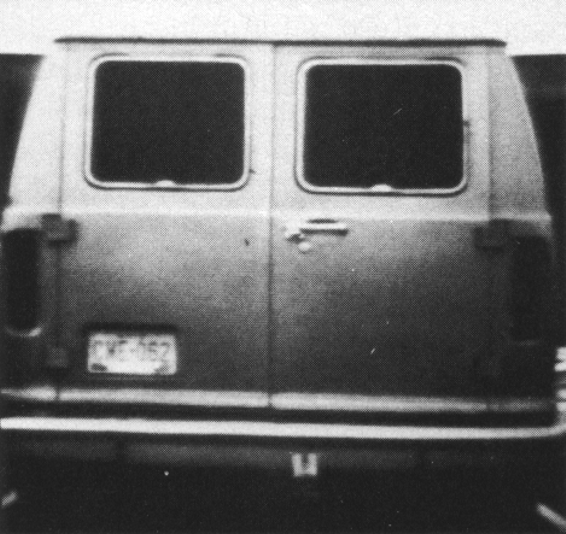
#> input picture Edge Linking/van-rear.tif, 566 x 534 px
$ jupyter execute 'Edge Linking.ipynb'
#> lines starting #> are read from the running program, lines starting #| are printed output that depends on the picture; after the words box and inside, x2 and y2 are one past the last pixel; in counts of white or black regions, pixels touching at a corner belong together
# <span style='background:black'><span style='color:Cyan'> <span style='font-family:"Times New Roman"'>Edge Linking

# <span style='font-family:"Times New Roman"'> Loading Required Modules:

[cell 1]
import matplotlib.image as mpimg
import matplotlib.pyplot as plt
import scipy.ndimage as ndimage
import numpy as np
import math

# <span style='font-family:"Times New Roman"'> Reading Image:

[cell 2]
I = mpimg.imread('van-rear.tif')
#> I is the input picture: shape (534, 566); min 26, max 255, mean 106.1
I = I/255

[cell 3]
fig = plt.figure(figsize=(8, 8))
img=plt.imshow(I,cmap='gray')
plt.axis('off')
plt.colorbar()
plt.title('Original Image (Scaled)', fontsize = 16)
plt.show()
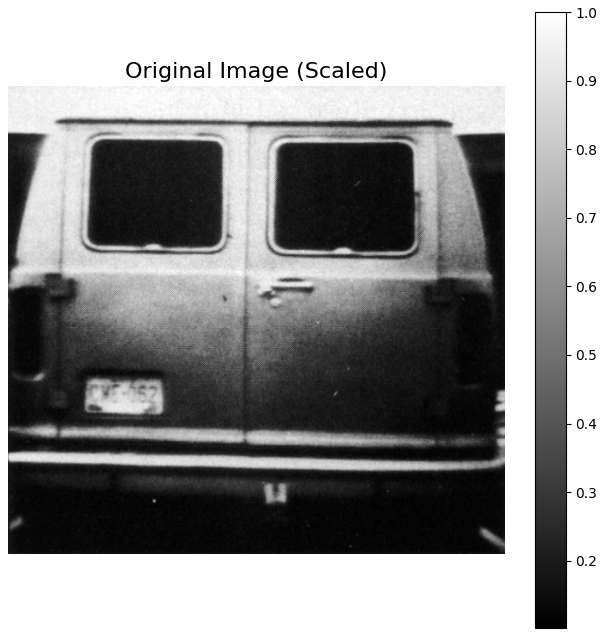
#> figure drawn by matplotlib, 2 panels

# <span style='font-family:"Times New Roman"'> Computing Gradient Magnitude and Angle Using the Sobel masks:

[cell 4]
sobel_horiz = np.array([[-1, -2, -1],[0, 0, 0],[1, 2, 1]])
sobel_vert = np.array([[-1, 0, 1],[-2, 0, 2],[-1, 0, 1]])

[cell 5]
gx = ndimage.convolve(I, sobel_horiz)
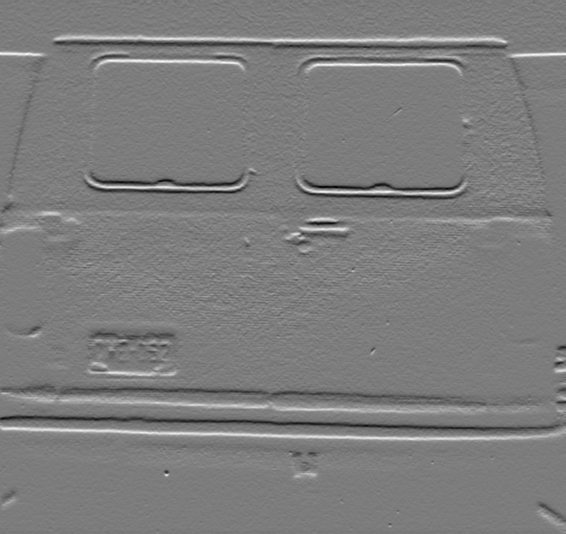
#> gx: shape (534, 566) float64; min -1.99, max 2.08, mean 0.0117; drawn with min black and max white
gy = ndimage.convolve(I, sobel_vert)
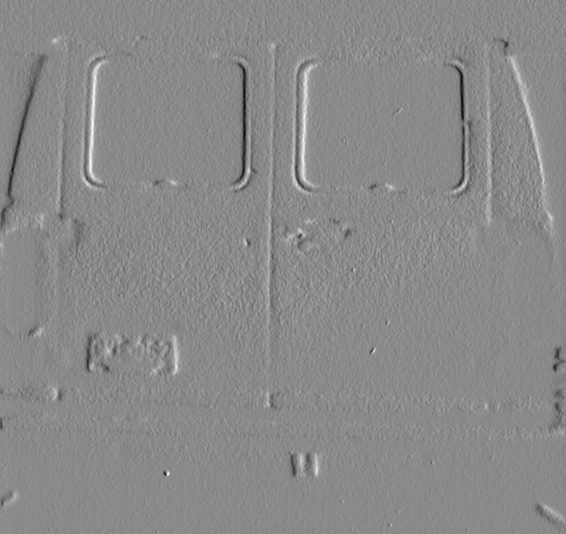
#> gy: shape (534, 566) float64; min -1.89, max 1.6, mean -0.000602; drawn with min black and max white

[cell 6]
M = np.sqrt(gx**2 + gy**2)
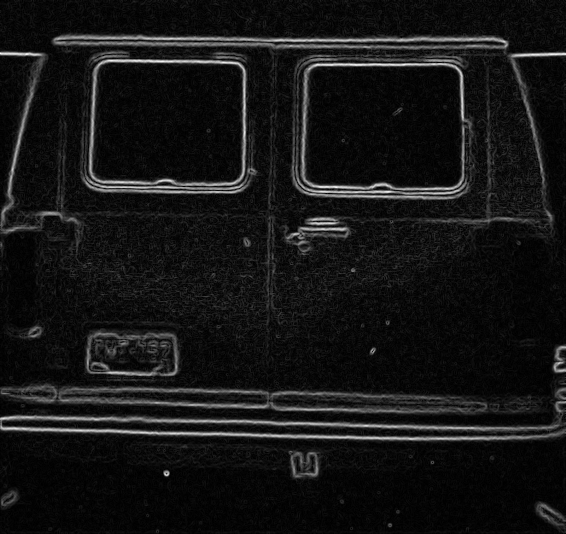
#> M: shape (534, 566) float64; min 0, max 2.1, mean 0.177; drawn with min black and max white
alpha = np.arctan(gy/(gx+0.000001))
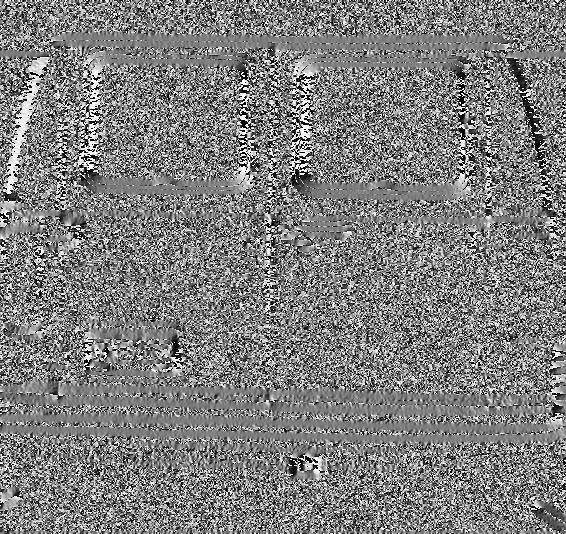
#> alpha: shape (534, 566) float64; min -1.57, max 1.57, mean -0.000636; drawn with min black and max white

[cell 7]
fig = plt.figure(figsize=(8, 8))
img=plt.imshow(M,cmap='gray')
plt.axis('off')
plt.title('Gradient Magnitude of Image', fontsize = 16)
plt.show()

[cell 8]
fig = plt.figure(figsize=(8, 8))
img=plt.imshow(alpha,cmap='gray')
plt.axis('off')
plt.title('Gradient Angle of Image', fontsize = 16)
plt.show()

<span style='font-family:"Times New Roman"'>The gradient magnitude image has most of the properties of image clearly. Information regarding edges, are visible in this image. Boundaries of rear windows, license plate, and rear bumper are visible.

<span style='font-family:"Times New Roman"'>Not too much information can be found in gradient angle image. However, most horizontal edges as well as some vertical lines (not all of them) are sharpened in this image. Also, commenting about features of this image is not possible compared to gradient image.

# <span style='font-family:"Times New Roman"'> Coding step 2 of the algorithm described on page 798 of the textbook:

[cell 9]
A = 0
TA = 45
alphadeg = np.rad2deg(alpha)

[cell 10]
gh = np.zeros(I.shape)
gh = np.where((M > 0.3 * np.max(M)) & ((alphadeg >= A - TA) & (alphadeg <= A + TA) ), 1, gh)
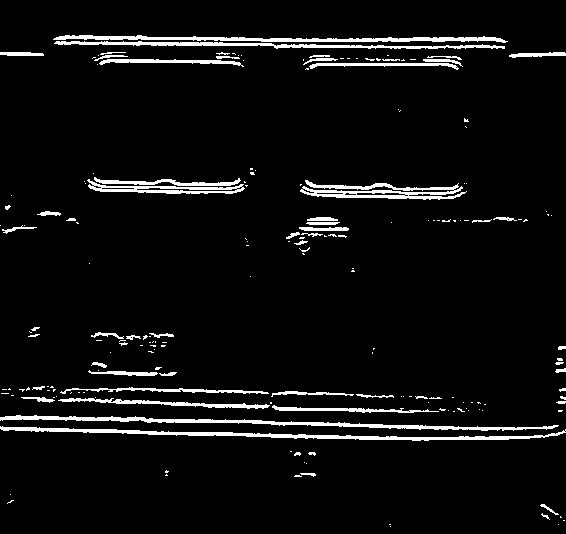
#> gh: shape (534, 566) float64; values 0 (black) and 1 (white), 5.3% white; 192 white regions (136 under 20 px), largest, box (x1, y1, x2, y2) and area: (0, 426, 566, 441) 2005, (0, 415, 559, 431) 1956, (53, 35, 508, 43) 1662

[cell 11]
fig = plt.figure(figsize=(8, 8))
img=plt.imshow(gh,cmap='gray')
plt.axis('off')
plt.title('gh', fontsize = 16)
plt.show()

[cell 12]
A = 90
gv = np.zeros(I.shape)
gv = np.where((M > 0.3 * np.max(M)) & (np.abs(alphadeg) >= A - TA) , 1, gv)
#> gv: shape (534, 566) float64; values 0 (black) and 1 (white), 1.1% white; 154 white regions (133 under 20 px), largest, box (x1, y1, x2, y2) and area: (7, 78, 36, 206) 452, (301, 67, 311, 183) 425, (89, 63, 101, 180) 423

[cell 13]
fig = plt.figure(figsize=(8, 8))
img=plt.imshow(gv,cmap='gray')
plt.axis('off')
plt.title('gv', fontsize = 16)
plt.show()

<span style='font-family:"Times New Roman"'> `gh` and `gv` are displayed, respectively. As expected, `gh` contains information (edges) about horizontal lines and `gv` contains information about vertical lines. Also, the algorithm has done a good job in detecting edges in both directions. Also, discontinuities are present in both images which shows the need for connecting these smalls gaps.

#  <span style='font-family:"Times New Roman"'> Connecting horizontal pixels using step 3 of the algorithm on page 798 of the textbook:

[cell 14]
L = 25                                                #Length of selected line
gh_conn = np.zeros(I.shape)
for r in range (534):
    for c in range(566):
        a = gh[r,c:c+L]
        start, end = a.argmax(), a[::-1].argmax() + 1
        if a[start]==1:
            a[start:-end] = 1
        gh_conn[r,c:c+25] = a
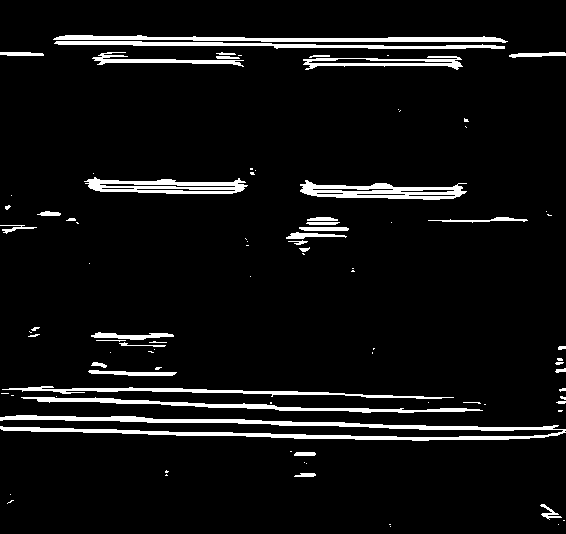
#> gh_conn: shape (534, 566) float64; values 0 (black) and 1 (white), 6.3% white; 92 white regions (52 under 20 px), largest, box (x1, y1, x2, y2) and area: (0, 415, 566, 441) 4425, (53, 35, 508, 43) 1883, (300, 180, 467, 200) 1734

[cell 15]
fig = plt.figure(figsize=(8, 8))
img=plt.imshow(gh_conn,cmap='gray')
plt.axis('off')
plt.title('gh_conn', fontsize = 16)
plt.show()

<span style='font-family:"Times New Roman"'> The implemented technique has performed satisfactorily to fill small gaps between horizontal edge pixels. This performance can be seen in upper horizontal edge of rear window. By inspecting `gh` and `gh_conn`, it can be seen that the gaps are filled as expected.

# <span style='font-family:"Times New Roman"'> Connecting vertical  pixels using step 3 of the algorithm on page 798 of the textbook:

[cell 16]
gv_T=gv.T
#> gv_T: shape (566, 534) float64; values 0 (black) and 1 (white), 1.1% white; 154 white regions (133 under 20 px), largest, box (x1, y1, x2, y2) and area: (78, 7, 206, 36) 452, (67, 301, 183, 311) 425, (63, 89, 180, 101) 423
gv_conn = np.zeros(gv_T.shape)
for r in range (566):
    for c in range(534):
        a = gv_T[r,c:c+L]
        start, end = a.argmax(), a[::-1].argmax() + 1
        if a[start]==1:
            a[start:-end] = 1
        gv_conn[r,c:c+25] = a
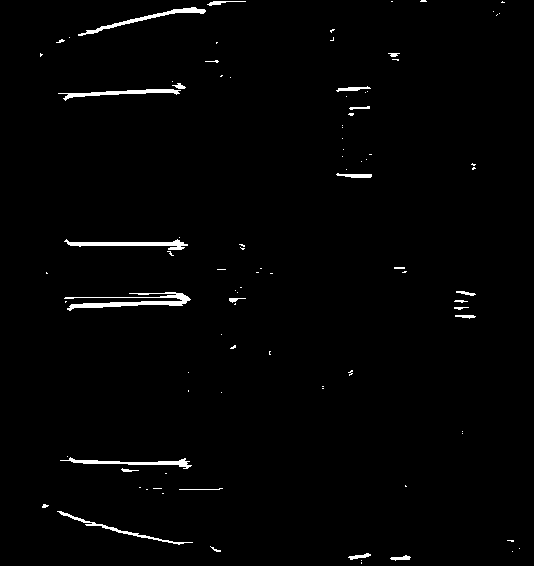
#> gv_conn: shape (566, 534) float64; values 0 (black) and 1 (white), 1.4% white; 94 white regions (71 under 20 px), largest, box (x1, y1, x2, y2) and area: (64, 292, 191, 311) 815, (64, 239, 188, 250) 545, (78, 7, 206, 36) 492
gv_conn = gv_conn.T
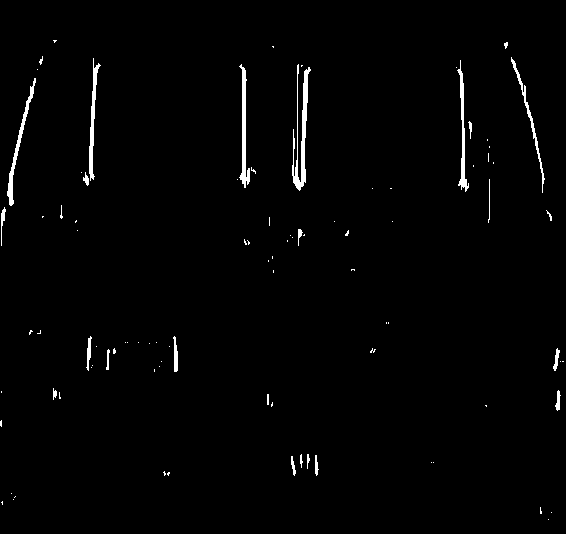
#> gv_conn: shape (534, 566) float64; values 0 (black) and 1 (white), 1.4% white; 94 white regions (71 under 20 px), largest, box (x1, y1, x2, y2) and area: (292, 64, 311, 191) 815, (239, 64, 250, 188) 545, (7, 78, 36, 206) 492

[cell 17]
fig = plt.figure(figsize=(8, 8))
img=plt.imshow(gv_conn,cmap='gray')
plt.axis('off')
plt.title('gv_conn', fontsize = 16)
plt.show()

<span style='font-family:"Times New Roman"'> After rotating the image 90 degrees, same algorithm has been used. Again, the algorithm did a good job by filling the gaps between pixel values of one. By comparing license plate on `gv` and `gv_conn`, the performance of the algorithm can be examined. As it is displayed, the vertical line around license plate are much more visible and thickened compared to ‘gv’.

# <span style='font-family:"Times New Roman"'> Using logical operator to generate final representation of image with edges:

[cell 18]
LOR = np.zeros(I.shape)
LOR = np.where((gv_conn == 1) | (gh_conn == 1) , 1, LOR)
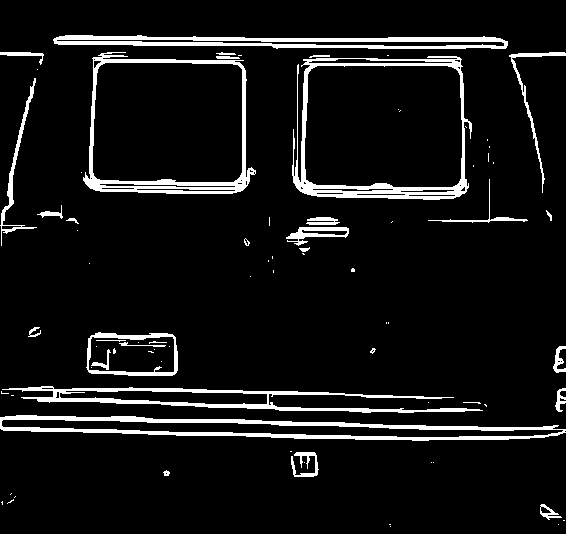
#> LOR: shape (534, 566) float64; values 0 (black) and 1 (white), 7.7% white; 80 white regions (49 under 20 px), largest, box (x1, y1, x2, y2) and area: (0, 415, 566, 441) 4435, (292, 56, 472, 200) 3973, (53, 35, 508, 49) 3520
